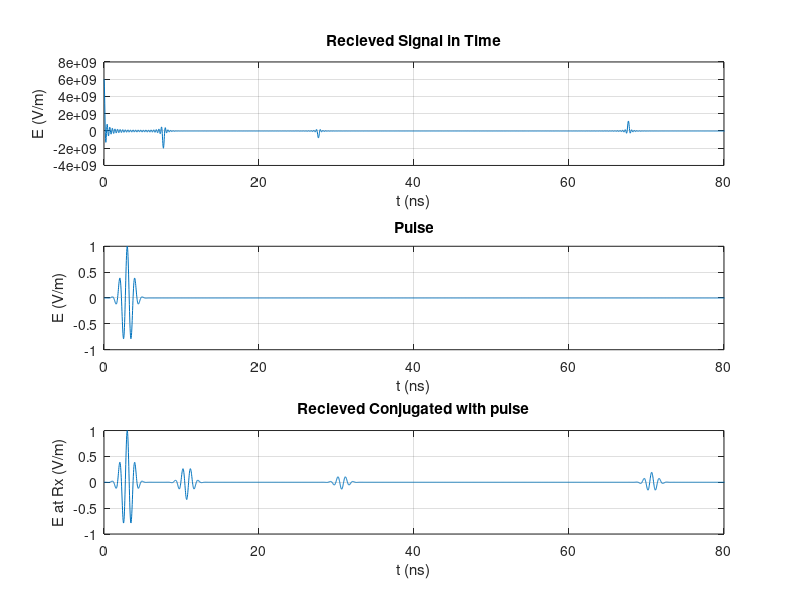
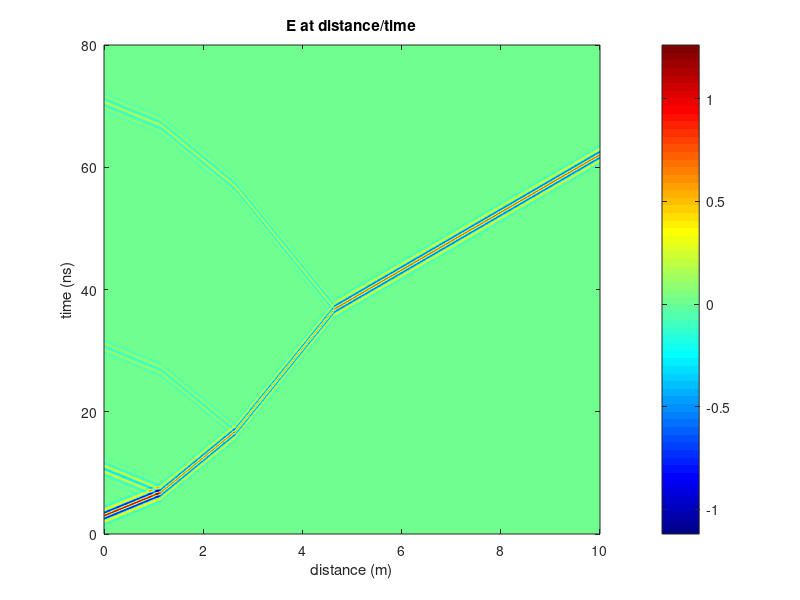

Here is the MATLAB script that generated these plots, in order:
clear; close all; clc;
%model arm, look at TOF

fs_permittivity = 8.854187817e-12; % permittivity of free space 
fs_permeability = pi*4e-7; % permeability of free space 


rel_permittivity_array = [1, 4, 9, 2];   
layer_thickness = [1.15, 1.5, 2.0]; 

N = numel(rel_permittivity_array);

dist_sum = zeros(1, N-1);
for n = 1:N-1
    dist_sum(n) = sum(layer_thickness(1:n));
end


zmax = 10.0;
tim_max = 80;

frequency_spacing = 1e7;
max_freq = 3e9; 
no_tones = max_freq/frequency_spacing;
freq_list = (1:no_tones)'*frequency_spacing;

% Values for pulse
f0 = 1e9; %Carrier frequency
tp = 1e-9; % Envelope width


%c0 = 1/sqrt(fs_permittivity*fs_permeability); 
c0 = 3e8;


v_array = c0 ./ sqrt(rel_permittivity_array);
imped_array = sqrt(fs_permeability ./ (fs_permittivity*rel_permittivity_array));
 

Gamma_array = zeros(1, N-1);
Tau_array = zeros(1, N-1);
for m = 1:N-1
    eta_l = imped_array(m);
    eta_r = imped_array(m+1);
    Gamma_array(m) = (eta_r - eta_l)/(eta_r + eta_l);
    Tau_array(m) = 2*eta_r/(eta_r + eta_l);
end

tau_total = ones(1, N);
for n = 2:N
    tau_total(n) = tau_total(n-1)*Tau_array(n-1);
end

no_tones = max_freq/frequency_spacing;

Nf = numel(freq_list);
w = 2*pi*freq_list;
 
k_array = w * (1./v_array);
k1 = k_array(:,1);
 

 
phase_at_bourdary = zeros(Nf, N-1);   % phi_to_boundary(:,m) = one-way phase to reach boundary m
running_phase = zeros(Nf,1);
for m = 1:N-1
    running_phase = running_phase + k_array(:,m).*layer_thickness(m);
    phase_at_bourdary(:,m) = running_phase;
end

dist_step = (v_array(1)/f0)/40;
z = (0:dist_step:zmax);
Nz = numel(z);
 

E_fwd = zeros(Nf, Nz);

 
for n = 1:N
    kn = k_array(:,n);
    if n == 1
        mask = z < dist_sum(1);
        E_fwd(:,mask) = tau_total(n) * exp(-1j*kn*(z(mask)));
    else
        if n == N
            mask = z >= dist_sum(N-1);
            z0 = dist_sum(N-1);
        else
            mask = (z >= dist_sum(n-1)) & (z < dist_sum(n));
            z0 = dist_sum(n-1);
        end
        E_fwd(:,mask) = tau_total(n) * exp(-1j*phase_at_bourdary(:,n-1)) .* exp(-1j*kn*(z(mask)-z0));

    end

    
end


E_echo = zeros(Nf, Nz);
for m = 1:N-1
    echo_amp = tau_total(m) * Gamma_array(m);   % refection after transmission
 
    for n = 1:m   % every region the echo must cross on its way back to the receiver
        if n == 1
            mask = z < dist_sum(1);
        else
            mask = (z >= dist_sum(n-1)) & (z < dist_sum(n));
        end

        a = echo_amp * exp(-1j*(2*phase_at_bourdary(:,m) - phase_at_bourdary(:,n)));
        a = a .* exp(-1j*k_array(:,n).*(dist_sum(n) - z(mask)));
        E_echo(:,mask) = E_echo(:,mask) +  a;
        % E_echo(:,mask) = E_echo(:,mask) + echo_amp * exp(-1j*phase_total);
    end
end
 
E = E_fwd + E_echo;


Nz = numel(z);

Y = E(:, 1);


Frequency_Weights = (tp*sqrt(pi)/2) * exp(-1j*2*pi*freq_list*3*tp);

Frequency_Weights = Frequency_Weights .* exp(-(pi*(freq_list - f0)*tp).^2);   % Gaussian bell around f0

response = Frequency_Weights.*Y;

Ifft_Length = 2^12;

time_axis = (0:Ifft_Length-1)'/(Ifft_Length*frequency_spacing);  


synth = @(S) real(ifft([0; Ifft_Length*frequency_spacing*S; zeros(Ifft_Length-2*no_tones-1,1); conj(flipud(Ifft_Length*frequency_spacing*S))]));
full_synth = @(S) real(ifft([zeros(1,Nz); Ifft_Length*frequency_spacing*S; zeros(Ifft_Length-2*no_tones-1, Nz);conj(flipud(Ifft_Length*frequency_spacing*S))]));

recieved = synth(Y);
transmitted = synth(Frequency_Weights); 
response_signal = synth(response);

response_full = Frequency_Weights .* E; 
Etz = full_synth((response_full));


% figure;
% 
% plot(freq_list/1e9, abs(Frequency_Weights), 'LineWidth', 1.2); grid on
% xlabel('Frequency (GHz)'); ylabel('|weight|');
% title('Pulse Spectrum');
% 
% 
% figure;
subplot(3,1,1);

plot(time_axis*1e9, recieved); grid on
xlim([0 tim_max]); xlabel('t (ns)'); ylabel('E (V/m)');
title('Recieved Signal in Time');

subplot(3,1,2);

plot(time_axis*1e9, transmitted); grid on
xlim([0 tim_max]); xlabel('t (ns)'); ylabel('E (V/m)');
title('Pulse');

subplot(3,1,3);

plot(time_axis*1e9, response_signal); grid on
xlim([0 tim_max]); xlabel('t (ns)'); ylabel('E at Rx (V/m)');
title('Recieved Conjugated with pulse');


figure;
imagesc(z, time_axis*1e9, Etz);
axis xy;
colormap(jet);
colorbar;
ylim([0 tim_max]); xlabel('distance (m)'); ylabel('time (ns)');
title('E at distance/time');
